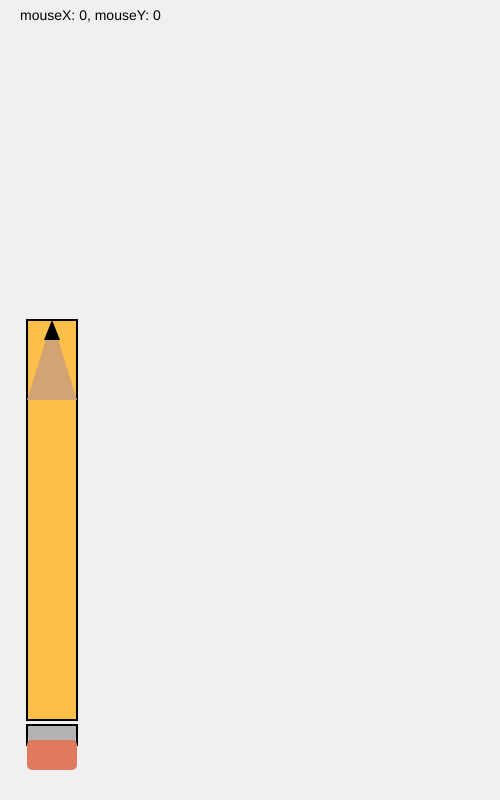
Frame 1 (no input)
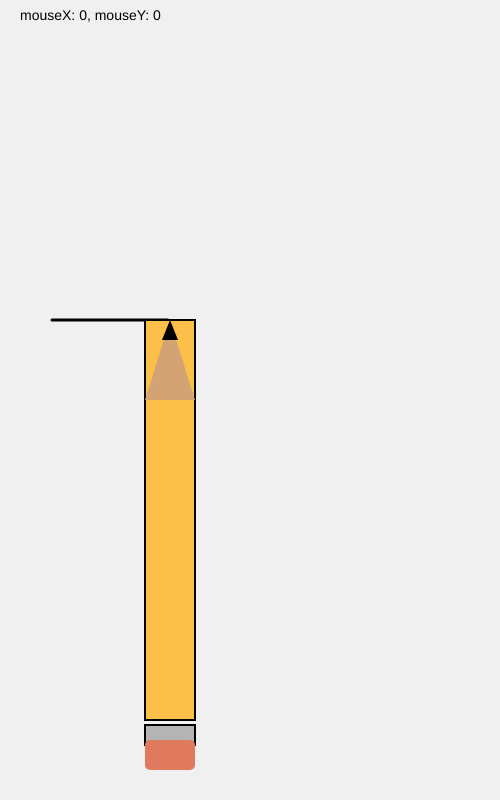
Frame 60 (no input)
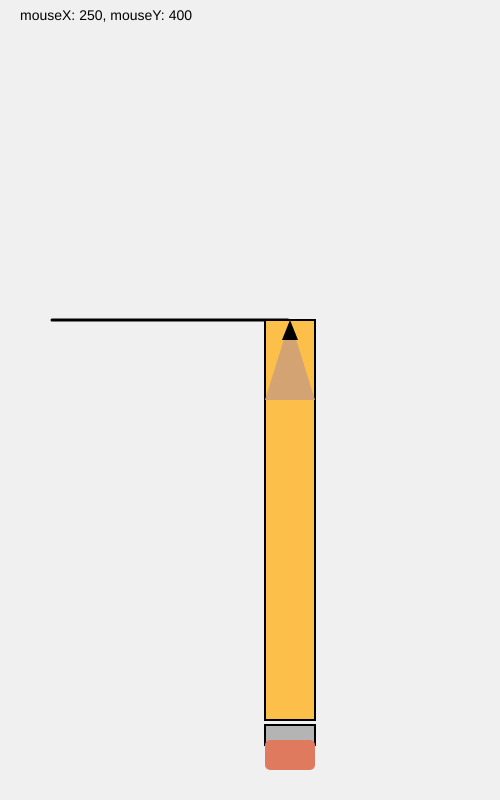
Frame 120 (the mouse pressed at the canvas centre since frame 60)

The p5.js sketch that drew these frames (run headless with seeded random() and noise() and a simulated clock; from frame 60 on, the mouse is pressed at the canvas centre):

// p5.js sketch
// ── sketch.js
// Dimensioni canvas
let xMax = 500;
let yMax = 800;

// Variabili per animazione
let pencilX = 50;
let pencilY = 400;
let linePoints = []; // memorizza i punti disegnati

function setup() {
  createCanvas(xMax, yMax);
  frameRate(60);
}

function draw() {
  background("#f0f0f0");

  // Mostra coordinate mouse
  fill(0);
  textSize(14);
  text("mouseX: " + mouseX + ", mouseY: " + mouseY, 20, 20);

  // --- Disegna la linea già tracciata ---
  stroke(0);
  strokeWeight(3);
  noFill();
  beginShape();
  for (let p of linePoints) {
    vertex(p.x, p.y);
  }
  endShape();

  // --- Aggiorna posizione della matita ---
  pencilX += 2; // velocità orizzontale
  if (pencilX > width - 50) {
    pencilX = 50; // reset posizione
    linePoints = []; // cancella linea
  }

  // Salva il punto della mina per disegnare la linea
  let tipX = pencilX;
  let tipY = pencilY - 80;
  linePoints.push({ x: tipX, y: tipY });

  // --- Disegna la matita ---
  drawPencil(pencilX, pencilY);
}

function drawPencil(x, yBase) {
  let bodyWidth = 50;
  let bodyHeight = 400;

  // Corpo
  fill("#fcbf49");
  stroke(0);
  strokeWeight(2);
  rectMode(CENTER);
  rect(x, yBase + bodyHeight / 2 - 80, bodyWidth, bodyHeight);

  // Punta (legno)
  noStroke();
  fill("#d4a373");
  triangle(
    x - bodyWidth / 2, yBase,
    x + bodyWidth / 2, yBase,
    x, yBase - 80
  );

  // Mina (nera)
  fill(0);
  triangle(
    x - 8, yBase - 60,
    x + 8, yBase - 60,
    x, yBase - 80
  );

  // Bordino metallico
  fill(180);
  stroke(0);
  rect(x, yBase + bodyHeight - 80 + 15, bodyWidth, 20);

  // Gomma rosa
  noStroke();
  fill("#e07a5f");
  rect(x, yBase + bodyHeight - 80 + 35, bodyWidth, 30, 5);
}
// ── style.css
/* Stile generale della pagina */
html, body {
  margin: 0;
  padding: 0;
  background-color: #f8f8f8;
  display: flex;
  justify-content: center;
  align-items: center;
  height: 100vh;
}

/* Canvas centrato e con ombra */
canvas {
  box-shadow: 0 4px 10px rgba(0, 0, 0, 0.15);
  border-radius: 8px;
}
